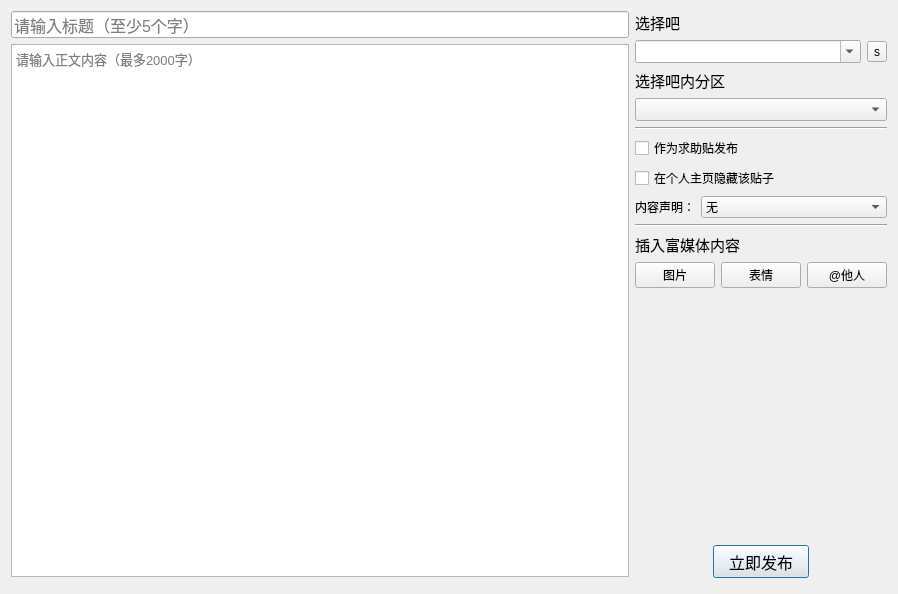
<?xml version="1.0" encoding="UTF-8"?>
<ui version="4.0">
 <class>Dialog</class>
 <widget class="QDialog" name="Dialog">
  <property name="geometry">
   <rect>
    <x>0</x>
    <y>0</y>
    <width>898</width>
    <height>594</height>
   </rect>
  </property>
  <property name="font">
   <font>
    <pointsize>9</pointsize>
   </font>
  </property>
  <property name="windowTitle">
   <string>发布主题贴</string>
  </property>
  <layout class="QGridLayout" name="gridLayout_3" columnstretch="1,0,0">
   <item row="0" column="2" rowspan="2">
    <widget class="QFrame" name="frame">
     <property name="frameShape">
      <enum>QFrame::NoFrame</enum>
     </property>
     <property name="frameShadow">
      <enum>QFrame::Raised</enum>
     </property>
     <layout class="QGridLayout" name="gridLayout_2">
      <property name="leftMargin">
       <number>0</number>
      </property>
      <property name="topMargin">
       <number>0</number>
      </property>
      <property name="rightMargin">
       <number>0</number>
      </property>
      <property name="bottomMargin">
       <number>5</number>
      </property>
      <item row="9" column="0">
       <layout class="QHBoxLayout" name="horizontalLayout">
        <property name="topMargin">
         <number>0</number>
        </property>
        <item>
         <spacer name="horizontalSpacer">
          <property name="orientation">
           <enum>Qt::Horizontal</enum>
          </property>
          <property name="sizeHint" stdset="0">
           <size>
            <width>40</width>
            <height>20</height>
           </size>
          </property>
         </spacer>
        </item>
        <item>
         <widget class="QPushButton" name="pushButton">
          <property name="minimumSize">
           <size>
            <width>96</width>
            <height>33</height>
           </size>
          </property>
          <property name="font">
           <font>
            <pointsize>12</pointsize>
           </font>
          </property>
          <property name="text">
           <string>立即发布</string>
          </property>
         </widget>
        </item>
        <item>
         <spacer name="horizontalSpacer_2">
          <property name="orientation">
           <enum>Qt::Horizontal</enum>
          </property>
          <property name="sizeHint" stdset="0">
           <size>
            <width>40</width>
            <height>20</height>
           </size>
          </property>
         </spacer>
        </item>
       </layout>
      </item>
      <item row="4" column="0">
       <widget class="QCheckBox" name="checkBox">
        <property name="font">
         <font>
          <pointsize>9</pointsize>
         </font>
        </property>
        <property name="text">
         <string>在个人主页隐藏该贴子</string>
        </property>
       </widget>
      </item>
      <item row="0" column="0">
       <widget class="QFrame" name="frame_2">
        <property name="frameShape">
         <enum>QFrame::NoFrame</enum>
        </property>
        <property name="frameShadow">
         <enum>QFrame::Raised</enum>
        </property>
        <layout class="QGridLayout" name="gridLayout_5">
         <property name="leftMargin">
          <number>0</number>
         </property>
         <property name="topMargin">
          <number>0</number>
         </property>
         <property name="rightMargin">
          <number>0</number>
         </property>
         <property name="bottomMargin">
          <number>0</number>
         </property>
         <item row="0" column="0">
          <layout class="QVBoxLayout" name="verticalLayout">
           <item>
            <widget class="QLabel" name="label">
             <property name="font">
              <font>
               <pointsize>11</pointsize>
              </font>
             </property>
             <property name="text">
              <string>选择吧</string>
             </property>
            </widget>
           </item>
           <item>
            <layout class="QHBoxLayout" name="horizontalLayout_3">
             <property name="topMargin">
              <number>0</number>
             </property>
             <item>
              <widget class="QComboBox" name="comboBox">
               <property name="font">
                <font>
                 <pointsize>10</pointsize>
                </font>
               </property>
               <property name="toolTip">
                <string>输入吧名称后，按回车键查询吧信息</string>
               </property>
               <property name="editable">
                <bool>true</bool>
               </property>
               <property name="maxVisibleItems">
                <number>15</number>
               </property>
               <property name="sizeAdjustPolicy">
                <enum>QComboBox::AdjustToContents</enum>
               </property>
               <property name="placeholderText">
                <string>输入吧名称后按回车键</string>
               </property>
              </widget>
             </item>
             <item>
              <widget class="QToolButton" name="toolButton">
               <property name="toolTip">
                <string>查询吧信息</string>
               </property>
               <property name="text">
                <string>s</string>
               </property>
              </widget>
             </item>
            </layout>
           </item>
          </layout>
         </item>
         <item row="1" column="0">
          <layout class="QVBoxLayout" name="verticalLayout_2">
           <item>
            <widget class="QLabel" name="label_2">
             <property name="font">
              <font>
               <pointsize>11</pointsize>
              </font>
             </property>
             <property name="text">
              <string>选择吧内分区</string>
             </property>
            </widget>
           </item>
           <item>
            <widget class="QComboBox" name="comboBox_2">
             <property name="font">
              <font>
               <pointsize>10</pointsize>
              </font>
             </property>
            </widget>
           </item>
          </layout>
         </item>
        </layout>
       </widget>
      </item>
      <item row="2" column="0">
       <widget class="Line" name="line">
        <property name="orientation">
         <enum>Qt::Horizontal</enum>
        </property>
       </widget>
      </item>
      <item row="7" column="0">
       <layout class="QGridLayout" name="gridLayout_4">
        <item row="1" column="2">
         <widget class="QPushButton" name="pushButton_10">
          <property name="font">
           <font>
            <pointsize>9</pointsize>
           </font>
          </property>
          <property name="toolTip">
           <string>&lt;html&gt;&lt;head/&gt;&lt;body&gt;&lt;p&gt;向输入框内插入表情富文本标签，可以插入贴吧的黄豆表情。&lt;/p&gt;&lt;/body&gt;&lt;/html&gt;</string>
          </property>
          <property name="text">
           <string>表情</string>
          </property>
         </widget>
        </item>
        <item row="1" column="3">
         <widget class="QPushButton" name="pushButton_6">
          <property name="font">
           <font>
            <pointsize>9</pointsize>
           </font>
          </property>
          <property name="toolTip">
           <string>&lt;html&gt;&lt;head/&gt;&lt;body&gt;&lt;p&gt;向输入框内插入提及信息富文本标签，可以通过该方法@他人。&lt;/p&gt;&lt;/body&gt;&lt;/html&gt;</string>
          </property>
          <property name="text">
           <string>@他人</string>
          </property>
         </widget>
        </item>
        <item row="0" column="0" colspan="4">
         <widget class="QLabel" name="label_4">
          <property name="font">
           <font>
            <pointsize>11</pointsize>
           </font>
          </property>
          <property name="text">
           <string>插入富媒体内容</string>
          </property>
         </widget>
        </item>
        <item row="1" column="0" colspan="2">
         <widget class="QPushButton" name="pushButton_5">
          <property name="font">
           <font>
            <pointsize>9</pointsize>
           </font>
          </property>
          <property name="toolTip">
           <string>&lt;html&gt;&lt;head/&gt;&lt;body&gt;&lt;p&gt;向输入框内插入图片富文本标签。&lt;/p&gt;&lt;/body&gt;&lt;/html&gt;</string>
          </property>
          <property name="text">
           <string>图片</string>
          </property>
         </widget>
        </item>
       </layout>
      </item>
      <item row="8" column="0">
       <spacer name="verticalSpacer">
        <property name="orientation">
         <enum>Qt::Vertical</enum>
        </property>
        <property name="sizeHint" stdset="0">
         <size>
          <width>200</width>
          <height>262</height>
         </size>
        </property>
       </spacer>
      </item>
      <item row="6" column="0">
       <widget class="Line" name="line_2">
        <property name="orientation">
         <enum>Qt::Horizontal</enum>
        </property>
       </widget>
      </item>
      <item row="5" column="0">
       <layout class="QHBoxLayout" name="horizontalLayout_2" stretch="0,1">
        <item>
         <widget class="QLabel" name="label_3">
          <property name="font">
           <font>
            <pointsize>9</pointsize>
           </font>
          </property>
          <property name="text">
           <string>内容声明：</string>
          </property>
         </widget>
        </item>
        <item>
         <widget class="QComboBox" name="comboBox_3">
          <property name="font">
           <font>
            <pointsize>9</pointsize>
           </font>
          </property>
          <item>
           <property name="text">
            <string>无</string>
           </property>
          </item>
          <item>
           <property name="text">
            <string>贴子原创声明</string>
           </property>
          </item>
          <item>
           <property name="text">
            <string>贴子含AI内容</string>
           </property>
          </item>
         </widget>
        </item>
       </layout>
      </item>
      <item row="3" column="0">
       <widget class="QCheckBox" name="checkBox_2">
        <property name="font">
         <font>
          <pointsize>9</pointsize>
         </font>
        </property>
        <property name="text">
         <string>作为求助贴发布</string>
        </property>
       </widget>
      </item>
     </layout>
    </widget>
   </item>
   <item row="0" column="0" colspan="2">
    <layout class="QGridLayout" name="gridLayout">
     <property name="bottomMargin">
      <number>0</number>
     </property>
     <item row="1" column="0">
      <widget class="QTextEdit" name="textEdit">
       <property name="font">
        <font>
         <pointsize>10</pointsize>
        </font>
       </property>
       <property name="acceptRichText">
        <bool>false</bool>
       </property>
       <property name="placeholderText">
        <string>请输入正文内容（最多2000字）</string>
       </property>
      </widget>
     </item>
     <item row="0" column="0">
      <widget class="QLineEdit" name="lineEdit">
       <property name="font">
        <font>
         <pointsize>12</pointsize>
        </font>
       </property>
       <property name="placeholderText">
        <string>请输入标题（至少5个字）</string>
       </property>
      </widget>
     </item>
    </layout>
   </item>
  </layout>
 </widget>
 <resources/>
 <connections/>
</ui>
